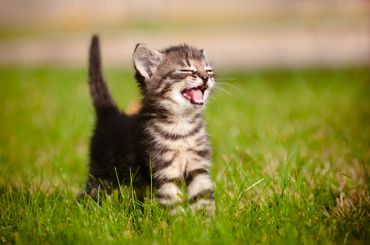
#> input picture cat1.jpg, 370 x 245 px
$ python Pillow4.py
#> lines starting #> are read from the running program, lines starting #| are printed output that depends on the picture
from PIL import Image
import os


image1 = Image.open('cat1.jpg')
#> image1 is the input picture: PIL image 370x245 RGB; mean R, G, B 141.6, 135, 63.3
image1.rotate(90).save('cat1_mod.jpg')
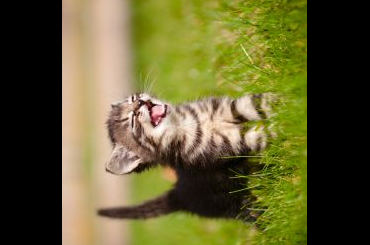
#> saved as cat1_mod.jpg: PIL image 370x245 RGB; mean R, G, B 96.9, 92.5, 48.3
image1.convert(mode='L').save('cat1_L.jpg')
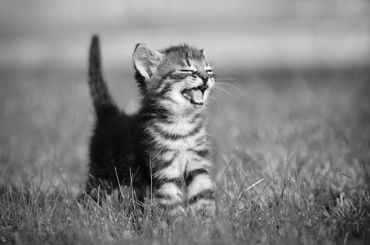
#> saved as cat1_L.jpg: PIL image 370x245 L; min 0, max 254, mean 128.8

$ run again, with cat2.jpg copied over cat1.jpg
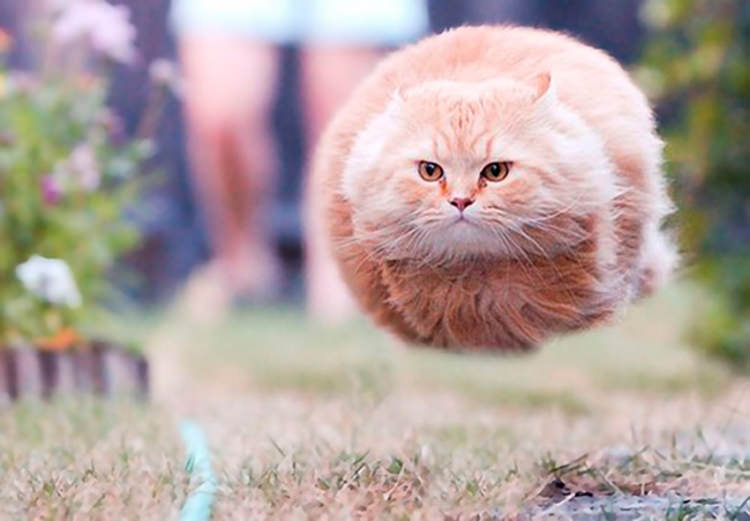
#> input picture cat2.jpg, 750 x 521 px
#> image1 is the input picture: PIL image 750x521 RGB; mean R, G, B 179.1, 162.9, 160
#> `image1.rotate(90).save('cat1_mod.jpg')`:
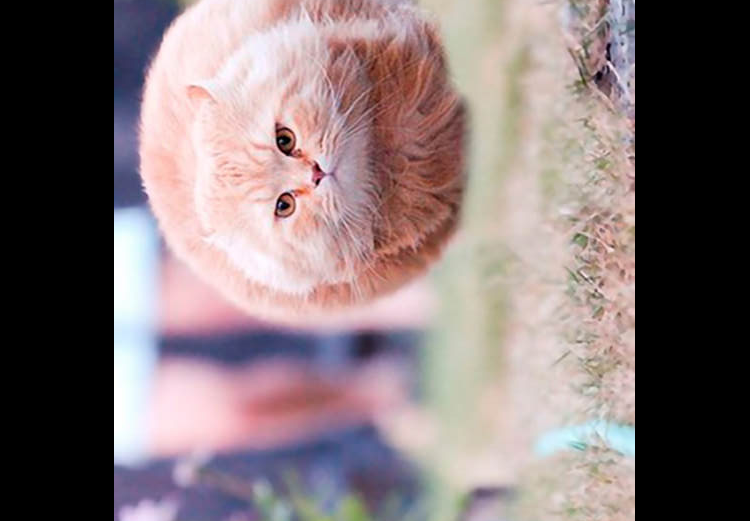
#> saved as cat1_mod.jpg: PIL image 750x521 RGB; mean R, G, B 130.8, 116, 118
#> `image1.convert(mode='L').save('cat1_L.jpg')`:
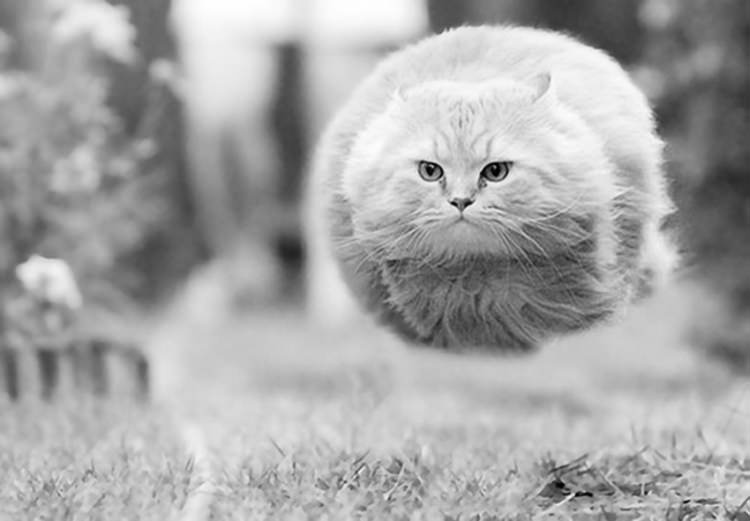
#> saved as cat1_L.jpg: PIL image 750x521 L; min 0, max 254, mean 167.4

$ run again, with cat3.jpg copied over cat1.jpg
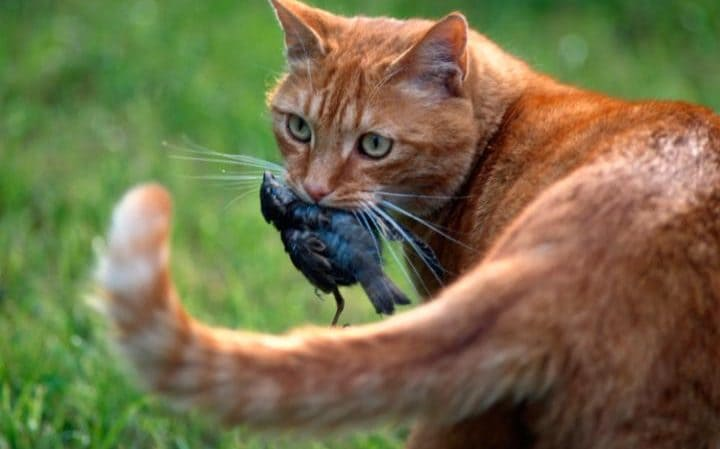
#> input picture cat3.jpg, 720 x 449 px
#> image1 is the input picture: PIL image 720x449 RGB; mean R, G, B 115.6, 111, 72.6
#> `image1.rotate(90).save('cat1_mod.jpg')`:
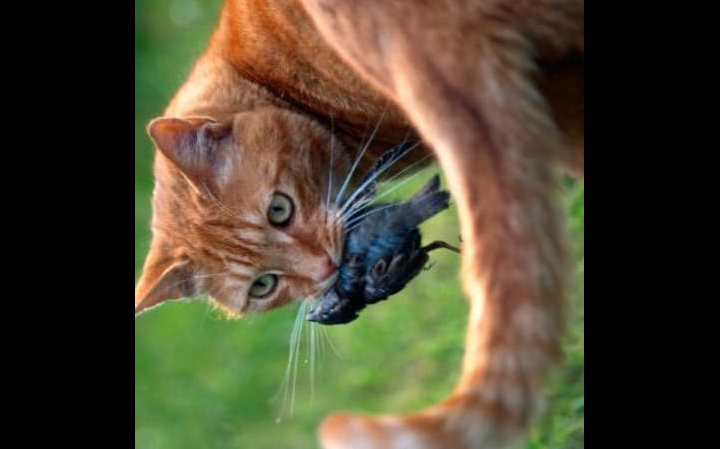
#> saved as cat1_mod.jpg: PIL image 720x449 RGB; mean R, G, B 75.4, 68.8, 47.5
#> `image1.convert(mode='L').save('cat1_L.jpg')`:
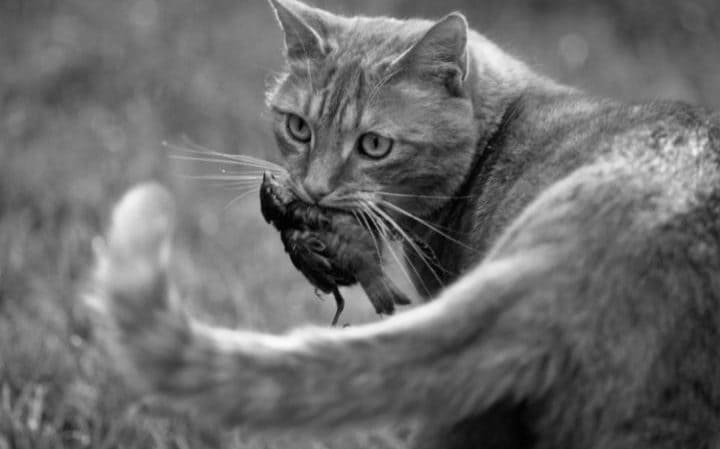
#> saved as cat1_L.jpg: PIL image 720x449 L; min 0, max 251, mean 108

$ run again, with cat4.jpg copied over cat1.jpg
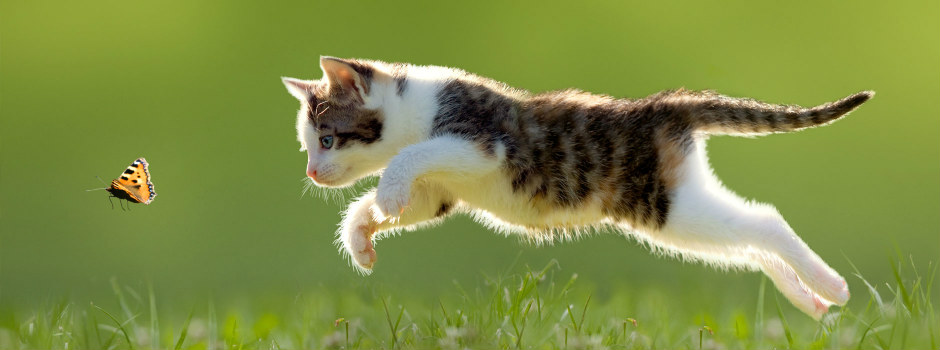
#> input picture cat4.jpg, 940 x 350 px
#> image1 is the input picture: PIL image 940x350 RGB; mean R, G, B 126.6, 141, 69.7
#> `image1.rotate(90).save('cat1_mod.jpg')`:
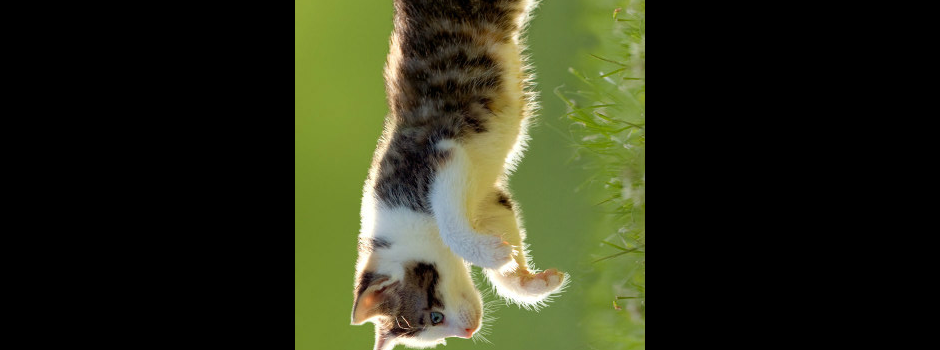
#> saved as cat1_mod.jpg: PIL image 940x350 RGB; mean R, G, B 45.4, 48.8, 27.1
#> `image1.convert(mode='L').save('cat1_L.jpg')`:
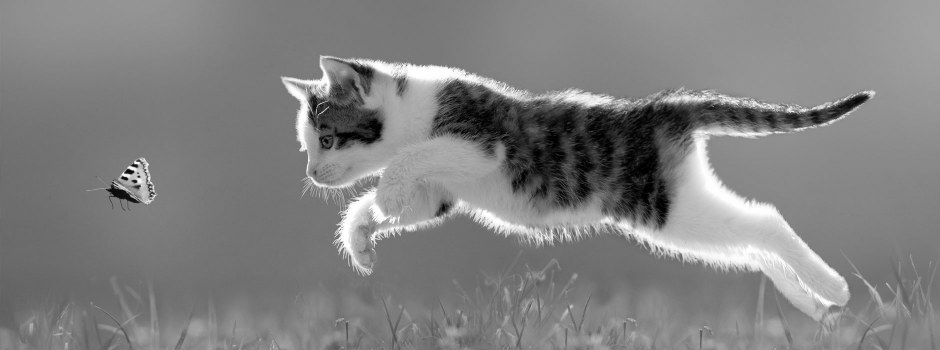
#> saved as cat1_L.jpg: PIL image 940x350 L; min 0, max 255, mean 128.5
